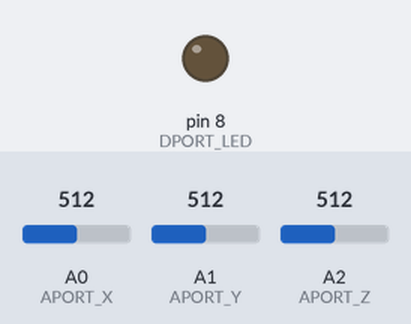
This sketch was run on a simulated Arduino Uno, built with avr-gcc and run on an emulated ATmega328P. On the bench: output pins drawn as LEDs (lit = HIGH). Inputs (shaded band) come from the test bench; at power-on: A0 (APORT_X) = 512, A1 (APORT_Y) = 512, A2 (APORT_Z) = 512.

Above: at 0.1 s.
At 5.1 s:
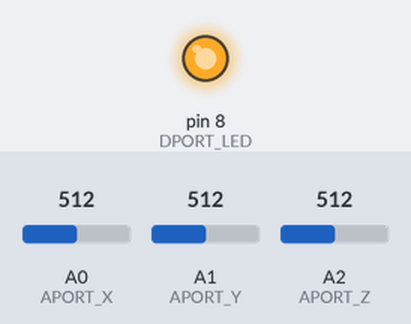
Timing chart, 0 to 6.6 s (numbered marks = the images above):
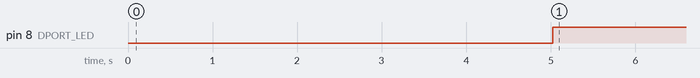

Measured:
- by itself, pin 8 (DPORT_LED): LOW → HIGH at 5.0 s

The sketch:

fio_test03_4_BlueToothSerial_for62002.ino
```cpp
#include <SoftwareSerial.h>

unsigned long t_next;
const unsigned long T = 1; //50ms
const int DPORT_RX = 4; //シリアル通信用 ポート
const int DPORT_TX = 3; //シリアル通信用 ポート
const int APORT_X = 0;
const int APORT_Y = 1;
const int APORT_Z = 2;
const int DPORT_LED = 8;  //62002基板のLED
//const int DPORT_LED = 13; //ブレッドボードで組んだ互換基板のLED
char sendText[256]; //シリアル通信で送る文字

SoftwareSerial mySerial(DPORT_RX, DPORT_TX);

boolean isInit = true;

void setup()
{
  pinMode(DPORT_LED, OUTPUT);
  t_next = millis();
  mySerial.begin(9600);
//  mySerial.begin(19200);
}


int cnt = 0;
unsigned long tc_old =  0;
unsigned long dts[5];

void loop()
{
  if (isInit){
    isInit = false;
    delay(5000);
  }

  unsigned long tc = millis();
//  unsigned long tc = micros();
  unsigned long dt = tc - tc_old;
  tc_old = tc;
//  if (cnt < 5){
//    dts[cnt] = dt;
//    ++cnt;
////    delay(0);
//  }else{
//    cnt = 0;
//    memset(sendText, 0, sizeof(sendText));
////    sprintf(sendText, "dts : %ld,%ld,%ld,%ld,%ld\n", dts[0], dts[1], dts[2], dts[3], dts[4]);
//    sprintf(sendText, "dts : %ld,%ld,%ld,%ld,%ld", dts[0], dts[1], dts[2], dts[3], dts[4]);
//    mySerial.println(sendText);
//    if (mySerial.available()){
//      mySerial.read();
//      sprintf(sendText, "OOOOOOOOOOOOOOOOOOOOOOO\n000000000000000000000\n");
//      mySerial.println(sendText);
//    }
//
//  }

  if (t_next < tc){
    //T秒経過した
    t_next = tc + T;

    //アナログポート読み込み
    int val[] = {analogRead(APORT_X), analogRead(APORT_Y), analogRead(APORT_Z)};    // アナログピンを読み取る

    if (mySerial.available()){
      val[0] = mySerial.read();
      memset(sendText, 0, sizeof(sendText));
//      sprintf(sendText, "%ld,%d,%d,%d\n", tc, val[0], val[1], val[2]);
      sprintf(sendText, "dataget : %ld,%d\n", tc, val[0], val[1]);
      mySerial.println(sendText);
    }else{
      //シリアル通信で送信
      memset(sendText, 0, sizeof(sendText));
      sprintf(sendText, "%ld,%04d,%04d,%04d\n", tc, val[0], val[1], val[2]);
//      sprintf(sendText, "%ld\n", tc);
      mySerial.println(sendText);
  //    mySerial.write("\n");

    }

  }
    //LED点灯
    digitalWrite(DPORT_LED,HIGH);
//    delay(30);
//    digitalWrite(DPORT_LED,LOW);
//    delay(1300);

//  }
}
```
